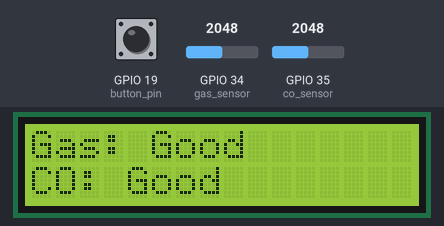
The program below on a simulated ESP32. Parts: 16×2 character LCD. The inputs (shaded band) are chosen by the test bench; at power-on: GPIO 34 (gas_sensor) = 2048, GPIO 35 (co_sensor) = 2048, GPIO 19 (button_pin) HIGH. WiFi joins after 1.5 s; servers stay silent unless stated; web services answer with replies made up by the test bench; what the program prints to the serial monitor is not drawn.

Above: at 2.8 s.
2.9 s: GPIO 34 (gas_sensor) set to 2098
At 3.9 s:
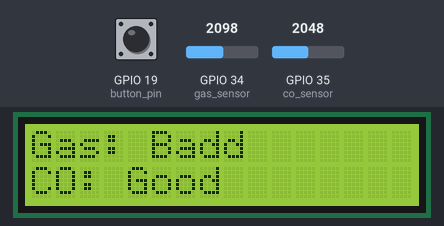
4.8 s: GPIO 35 (co_sensor) set to 2179
At 5.6 s:
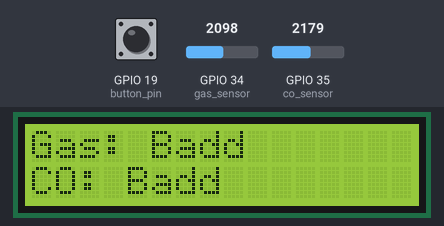
6.3 s: GPIO 19 (button_pin) pulled LOW for 0.15 s
At 7.6 s:
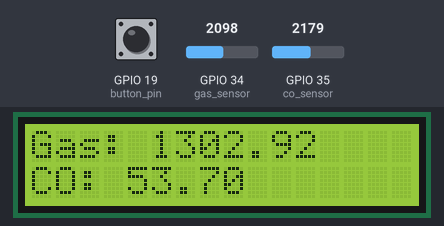
9.4 s: GPIO 34 (gas_sensor) set to 2047
At 10.0 s:
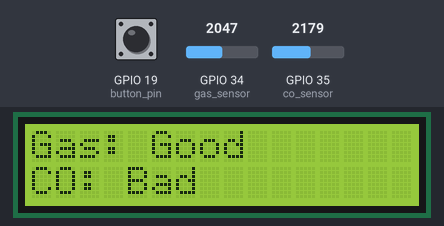
10.9 s: GPIO 34 (gas_sensor) set to 2866
At 11.7 s:
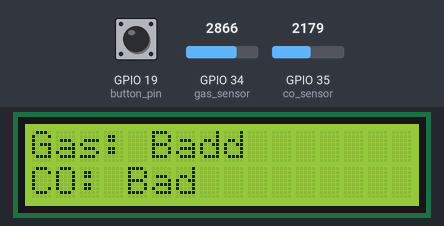
12.4 s: GPIO 19 (button_pin) pulled LOW for 1 s
At 14.4 s:
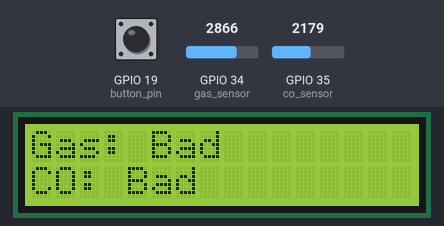
Timing chart, 0 to 15.9 s (numbered marks = the images above; inputs shaded):
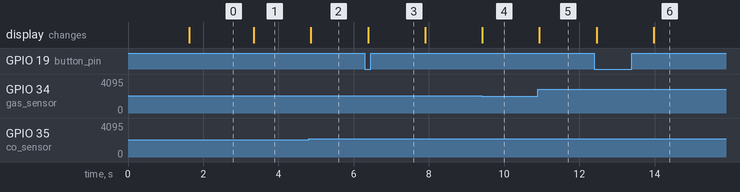

Measured:
- the behaviour switches between 2068 and 2069 on GPIO 34 (gas_sensor) (found by bisection; images 0 and 1)
- the behaviour switches between 2130 and 2131 on GPIO 35 (co_sensor) (found by bisection; images 1 and 2)
- after the input at 2.9 s, the display: changes after 0.45 s (image 1)
- after the input at 4.8 s, the display: changes after 0.06 s (image 2)
- after the input at 6.3 s, the display: changes after 0.09 s (image 3)
- after the input at 9.4 s, the display: changes at once (image 4)
- after the input at 10.9 s, the display: changes at once (image 5)
- after the input at 12.4 s, the display: first changes after 0.06 s (image 6 shows a later state)

The program:

main.cpp
```cpp
#include <Arduino.h>
#include <Wire.h>
#include <LiquidCrystal_I2C.h>
#include <WiFi.h>
#include <ESPAsyncWebServer.h>
#include <AsyncTCP.h>
#include <AsyncWebSocket.h>
#include <HTTPClient.h>

// network configs
const char* ssid = "qwerty";
const char* password = "22222222";

// thingspeak configs
const char* thingspeak_server = "http://api.thingspeak.com/update";
String apiKey = "G06HMFEEHU6NTOHJ";

// web server configs
AsyncWebServer server(80); // port 80
AsyncWebSocket ws("/ws"); // web socket enpoint

bool is_first_run = true;

// pins
int button_pin = 19;
int gas_sensor = 34;
int co_sensor = 35;

// calibration constraints for the sensors
float m = -0.353;
float c = 0.711;
float R0 = 23.30;
float m1 = -0.67;
float c1 = 1.34;
float R01 = 5.80;

unsigned long lastThingSpeakTime = 0; // to store the last time data was sent to ThingSpeak
const unsigned long thingspeakInterval = 900000; // every 30 minutes

// button last state
int last_state = HIGH;

// lcd object
LiquidCrystal_I2C lcd(0x27, 16, 2);

// function to calculate gas concentration (Parts Per Million)
float calculatePPM(int sensorValue, float R0, float m, float c);

// web socket event handler
void onWsEvent(AsyncWebSocket* server, AsyncWebSocketClient* client, AwsEventType type, void* arg, uint8_t* data, size_t len) {}

// HTML content (stored in flash memory)
const char index_html[] PROGMEM = R"rawliteral(
<!DOCTYPE html>
<html lang="en">
<head>
    <meta charset="UTF-8">
    <meta name="viewport" content="width=device-width, initial-scale=1.0">
    <title>Real-time Sensor Readings</title>
    <style>
        body {
            font-family: Arial, sans-serif;
            margin: 0;
            padding: 0;
            background-color: #f3f3f3;
        }
        .container {
            max-width: 600px;
            margin: 20px auto;
            padding: 20px;
            background-color: #fff;
            border-radius: 8px;
            box-shadow: 0 0 10px rgba(0, 0, 0, 0.1);
        }
        h1 {
            text-align: center;
            color: #333;
        }
        .sensor-reading {
            margin-bottom: 20px;
            padding: 10px;
            background-color: #f9f9f9;
            border-radius: 4px;
            box-shadow: 0 0 5px rgba(0, 0, 0, 0.1);
        }
        p {
            margin: 5px 0;
            color: #666;
        }
        .status {
            display: block;
            margin-top: 5px;
        }
        .good {
            color: green;
        }
        .bad {
            color: red;
        }
    </style>
    <script src="https://cdn.jsdelivr.net/npm/chart.js"></script>
</head>
<body>
    <div class="container">
        <h1>Real-time Sensor Readings</h1>
        <div class="sensor-reading" id="gas">Gas: </div>
        <div class="sensor-reading" id="co">CO: </div>
        <canvas id="gasChart" width="400" height="200"></canvas>
        <canvas id="coChart" width="400" height="200"></canvas>
    </div>
    <script>
        var socket = new WebSocket("ws://" + window.location.host + "/ws");
        socket.onmessage = function(event) {
            var data = event.data.split(",");
            var gasValue = parseFloat(data[0]);
            var coValue = parseFloat(data[1]);

            document.getElementById("gas").innerHTML = "Gas: " + gasValue + " ppm" + "<span class='" + (gasValue > 1200 ? 'bad' : 'good') + " status'>" + "Air quality: " + (gasValue > 30 ? 'Bad' : 'Good') + "</span>";
            document.getElementById("co").innerHTML = "CO: " + coValue + " ppm" + "<span class='" + (coValue > 50 ? 'bad' : 'good') + " status'>" + "Air quality: " + (coValue > 3 ? 'Bad' : 'Good') + "</span>";
        };

        async function fetchData(field) {
            const response = await fetch(`https://api.thingspeak.com/channels/2572875/fields/${field}.json?api_key=EVUOCDYFKA4Q19RU&results=10`);
            const data = await response.json();
            return data.feeds.map(feed => ({
                value: feed[`field${field}`],
                timestamp: new Date(feed.created_at)
            }));
        }

        async function renderCharts() {
            const gasData = await fetchData(1);
            const coData = await fetchData(2);

            const gasLabels = gasData.map(entry => entry.timestamp.toLocaleDateString());
            const coLabels = coData.map(entry => entry.timestamp.toLocaleDateString());

            new Chart(document.getElementById('gasChart'), {
                type: 'line',
                data: {
                    labels: gasLabels,
                    datasets: [{
                        label: 'Gas Sensor Data',
                        data: gasData.map(entry => entry.value),
                        borderColor: 'rgba(75, 192, 192, 1)',
                        borderWidth: 2,
                        fill: false
                    }]
                },
                options: {
                    scales: {
                        x: {
                            title: {
                                display: true,
                                text: 'Date'
                            }
                        },
                        y: {
                            title: {
                                display: true,
                                text: 'Gas (ppm)'
                            }
                        }
                    }
                }
            });

            new Chart(document.getElementById('coChart'), {
                type: 'line',
                data: {
                    labels: coLabels,
                    datasets: [{
                        label: 'CO Sensor Data',
                        data: coData.map(entry => entry.value),
                        borderColor: 'rgba(255, 99, 132, 1)',
                        borderWidth: 2,
                        fill: false
                    }]
                },
                options: {
                    scales: {
                        x: {
                            title: {
                                display: true,
                                text: 'Date'
                            }
                        },
                        y: {
                            title: {
                                display: true,
                                text: 'CO (ppm)'
                            }
                        }
                    }
                }
            });
        }

        renderCharts();
    </script>
</body>
</html>
)rawliteral";

void setup()
{
    Serial.begin(9600);

    lcd.init();
    lcd.backlight();

    pinMode(gas_sensor, INPUT);
    pinMode(co_sensor, INPUT);
    pinMode(button_pin, INPUT_PULLUP);

    // connect to wifi network
    Serial.print("Connecting to ");
    Serial.println(ssid);
    WiFi.begin(ssid, password);
    while (WiFi.status() != WL_CONNECTED) // wait till wifi connect
    {
        Serial.print(".");
    }

    Serial.println("");
    Serial.println("WiFi connected");
    Serial.println("IP address: ");
    Serial.println(WiFi.localIP()); // get local ip of web server

    // route for web page (for GET requests)
    server.on("/", HTTP_GET, [](AsyncWebServerRequest* request){
        request->send_P(200, "text/html", index_html);
    });

    // web socket event handling
    ws.onEvent(onWsEvent); // set web socket event handler function
    server.addHandler(&ws); // add web socket handler to server

    server.begin();
}

void loop()
{
    // read analog data
    float ppm_gas = calculatePPM(analogRead(gas_sensor), R0, m, c);
    float ppm_co = calculatePPM(analogRead(co_sensor), R01, m1, c1);
    int button_state = digitalRead(button_pin);

    // button to change to the gas data screen on lcd
    if (button_state == LOW)
    {
        if (last_state == HIGH)
            lcd.clear();

        lcd.setCursor(0, 0);

        lcd.print("Gas: ");
        lcd.print(ppm_gas);

        lcd.setCursor(0,1);
        lcd.print("CO: ");
        lcd.print(ppm_co);
    }
    else // display bad or good result instead
    {
        if (last_state == LOW)
            lcd.clear();
        lcd.setCursor(0, 0);
        if (ppm_gas > 1200)
            lcd.print("Gas: Bad");
        else
            lcd.print("Gas: Good");

        lcd.setCursor(0, 1);
        if (ppm_co > 50)
            lcd.print("CO: Bad");
        else
            lcd.print("CO: Good");
    }

    // Check if it's time to send data to ThingSpeak
    if (millis() - lastThingSpeakTime >= thingspeakInterval || is_first_run)
    {
        lastThingSpeakTime = millis();
        is_first_run = false;

        // sending data to thingspeak server
        if (WiFi.status() == WL_CONNECTED) // check if is connected to wifi network
        {
            // http client object and url of thingspeak server
            HTTPClient http;
            String url = thingspeak_server;

            // concatenate url with appropriate url variables
            url += "?api_key=" + apiKey;
            url += "&field1=" + String(ppm_gas);
            url += "&field2=" + String(ppm_co);

            // begin sending http GET request to thingspeak
            http.begin(url);
            int httpCode = http.GET();

            // check http status code
            if (httpCode > 0)
            {
                Serial.printf("ThingSpeak responded with code: %d\n", httpCode);
                String payload = http.getString(); // response data from thingspeak
                Serial.println(payload);
            }
            else // http request error
            {
                Serial.printf("Error on HTTP request: %s\n", http.errorToString(httpCode).c_str());
            }

            http.end(); // end http request
        }
        else
        {
            Serial.println("WiFi not connected");
        }
    }

    // send sensor data over socket
    ws.textAll(String(ppm_gas) + "," + String(ppm_co));

    last_state = button_state;

    delay(1500); // every 1.5 seconds
}

// calculate concentration of gas in parts per million
// params: raw sensor reading, resistance of the sensor in clean air, slope of the calibration curve, intercept of the calibration curve
float calculatePPM(int sensorValue, float R0, float m, float c)
{
    float sensor_volt = sensorValue * (3.3 / 4096.0); // convert to voltage value
    float RS_gas = ((3.3 * 10.0) / sensor_volt) - 10.0; // sensor resistance
    float ratio = RS_gas / R0; // ratio of sensor resistance to baseline resistance
    double ppm_log = (log10(ratio) - c) / m; // logarithm of PPM value using calibration curve
    double ppm = pow(10, ppm_log); // convert logarithm back to PPm value
    return ppm;
}
```
